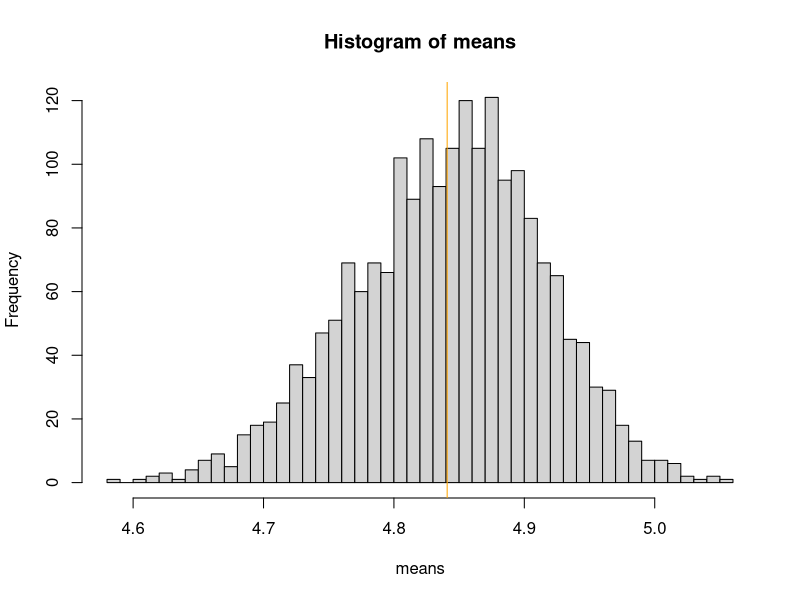
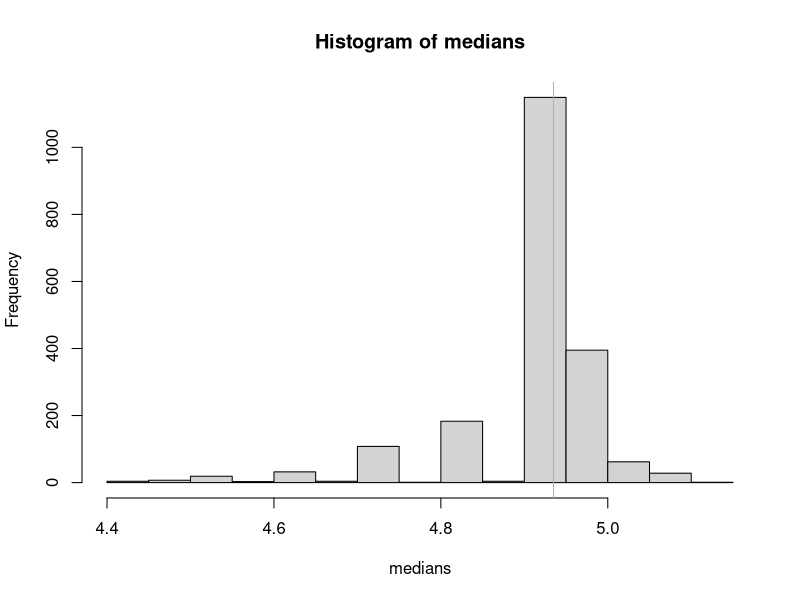

These figures' R source, in order:
## ---- chunk 1
data <- c(4.94, 5.06, 4.53, 5.07, 4.99, 5.16, 4.38, 4.43, 4.93, 4.72, 4.92, 4.96)
n <- length(data)
## ---- chunk 2
original_mean <- mean(data)
original_median <- median(data)
print(paste('Mean:', original_mean))
print(paste('Median:', original_median))
## ---- chunk 3
matrikelnummer <- 12223411
set.seed(matrikelnummer)
n_samples <- 2000
samples <- replicate(2000, sample(data, size=n, replace=TRUE))
means <- numeric(2000)
for(i in 1:2000){
  means[i] <- mean(samples[,i]) 
}
## ---- chunk 4
print(paste('First 20: ', mean(means[1:20])))
print(paste('First 200: ', mean(means[1:200])))
print(paste('First 2000: ', mean(means[1:200])))
## ---- chunk 5
hist(means, breaks = 50)
abline(v=original_mean, col='orange')
## ---- chunk 6
a <- .025
b <- 1-a
print(paste('Conf.  Int. for means (20):', quantile(means[1:20], a), quantile(means[1:20], b)))

print(paste('Conf.  Int. for means (200):', quantile(means[1:200], a), quantile(means[1:200], b)))

print(paste('Conf.  Int. for means (2000):', quantile(means[1:2000], a), quantile(means[1:2000], b)))



true_confidence_interval <- t.test(data, conf.level = 0.95)$conf.int
true_confidence_interval

## ---- chunk 7
set.seed(matrikelnummer)
n_samples <- 2000
samples <- replicate(2000, sample(data, size=n, replace=TRUE))
medians <- numeric(2000)
for(i in 1:2000){
  medians[i] <- median(samples[,i]) 
}
## ---- chunk 8
print(paste('First 20: ', mean(medians[1:20])))
print(paste('First 200: ', mean(medians[1:200])))
print(paste('First 2000: ', mean(medians[1:200])))
## ---- chunk 9
hist(medians)
abline(v=original_median, col='orange')
## ---- chunk 10
a <- .025
b <- 1 - a
print(paste('Conf.  Int. for medians (20):', quantile(medians[1:20], a), quantile(medians[1:20], b)))

print(paste('Conf.  Int. for medians (200):', quantile(medians[1:200], a), quantile(medians[1:200], b)))

print(paste('Conf.  Int. for medians (2000):', quantile(medians[1:2000], a), quantile(medians[1:2000], b)))

## ---- chunk 11
set.seed(1234)
x.clean <- rnorm(n = 1960)
x.cont <- runif(40, min = 4, max = 5)

x <- c(x.clean, x.cont)
set.seed(matrikelnummer)

## ---- chunk 12
table <- data.frame(
  sample=c('X', 'X.clean'),
  Mean=c(mean(x), mean(x.clean)),
  Median=c(median(x), median(x.clean)),
  TrimmedMean=c(mean(x, trim=0.05), mean(x.clean, trim=0.05))
)

knitr::kable(table, caption = "X vs X.clean")
## ---- chunk 13

m <- 2000
samples_x <- replicate(m, sample(x, size=length(x), replace=TRUE))
means_x <- numeric(m)
for (i in 1:m) {means_x[i] <- mean(samples_x[,i])}

samples_x_clean <- replicate(m, sample(x, size=length(x.clean), replace=TRUE))
means_x_clean <- numeric(length(samples_x_clean))
for (i in 1:m) {means_x_clean[i] <- mean(samples_x_clean[,i])}

standard_error_x <- sqrt(1 / (m - 1) * sum((means_x - mean(means_x))^2))

standard_error_x_clean <- sqrt(1 / (m - 1) * sum((means_x_clean - mean(means_x_clean))^2))

a <- 0.05
b <- 1 - a
ci_mean = c(
  quantile(means_x, a), quantile(means_x, b),
  quantile(means_x_clean, a), quantile(means_x_clean, b)
)

medians_x <- numeric(m)
for (i in 1:m) {means_x[i] <- median(samples_x[,i])}
medians_x_clean <- numeric(m)
for (i in 1:m) {means_x_clean[i] <- median(samples_x_clean[,i])}
trimmean_x <- numeric(m)
for (i in 1:m) {trimmean_x[i] <- mean(samples_x[,i], trim=0.05)}
trimmean_x_clean <- numeric(m)
for (i in 1:m) {trimmean_x_clean[i] <- mean(samples_x_clean[,i], trim=0.05)}

ci_median = c(
    quantile(medians_x, a), quantile(medians_x, b),
    quantile(medians_x_clean, a), quantile(medians_x_clean, b))

ci_trimmean = c(
  quantile(trimmean_x, a), quantile(trimmean_x, b),
  quantile(trimmean_x_clean, a), quantile(trimmean_x_clean, b))

table <- data.frame(
  sample=c('X', 'X.clean'),
  StandardError=c(standard_error_x, standard_error_x_clean),
  CIMeanLeft=c(ci_mean[1], ci_mean[3]),
  CIMeanRight=c(ci_mean[2], ci_mean[4]),
  CIMedianLeft=c(ci_median[1], ci_median[3]),
  CIMedianRight=c(ci_median[2], ci_median[4]),
  CITrimMeanLeft=c(ci_trimmean[1], ci_trimmean[3]),
  CITrimMeanRight=c(ci_trimmean[2], ci_trimmean[4])
)

knitr::kable(table, caption = "SE and Confidence intervals for different estimators")

## ---- chunk 14
mean_estimate_x <- mean(x)
mean_estimate_x_clean <- mean(x.clean)
sd_estimate_x <- sd(x)
sd_estimate_x_clean <- sd(x.clean)
trimmean_estimate_x <- mean(x, trim=0.05)
trimmean_estimate_x_clean <- mean(x.clean, trim=0.05)

samples_x <- replicate(m, rnorm(length(x), mean=mean_estimate_x, sd=sd_estimate_x))
means_x <- numeric(m)
for (i in 1:m) {means_x[i] <- mean(samples_x[,i])}


samples_x_clean <- replicate(m, rnorm(length(x.clean), mean=mean_estimate_x_clean, sd=sd_estimate_x_clean))
means_x_clean <- numeric(length(samples_x_clean))
for (i in 1:m) {means_x_clean[i] <- mean(samples_x_clean[,i])}

standard_error_x <- sqrt(1 / (m - 1) * sum((means_x - mean(means_x))^2))

standard_error_x_clean <- sqrt(1 / (m - 1) * sum((means_x_clean - mean(means_x_clean))^2))

a <- 0.05
b <- 1 - a
ci_mean = c(
  quantile(means_x, a), quantile(means_x, b),
  quantile(means_x_clean, a), quantile(means_x_clean, b)
)

medians_x <- numeric(m)
for (i in 1:m) {means_x[i] <- median(samples_x[,i])}
medians_x_clean <- numeric(m)
for (i in 1:m) {means_x_clean[i] <- median(samples_x_clean[,i])}
trimmean_x <- numeric(m)
for (i in 1:m) {trimmean_x[i] <- mean(samples_x[,i], trim=0.05)}
trimmean_x_clean <- numeric(m)
for (i in 1:m) {trimmean_x_clean[i] <- mean(samples_x_clean[,i], trim=0.05)}

ci_median = c(
    quantile(medians_x, a), quantile(medians_x, b),
    quantile(medians_x_clean, a), quantile(medians_x_clean, b))

ci_trimmean = c(
  quantile(trimmean_x, a), quantile(trimmean_x, b),
  quantile(trimmean_x_clean, a), quantile(trimmean_x_clean, b))

bias_mean_x <- mean(means_x) - mean_estimate_x
bias_trim_mean_x <- mean(trimmean_x) - trimmean_estimate_x

bias_mean_x_clean <- mean(means_x_clean) - mean_estimate_x_clean
bias_trim_mean_x_clean <- mean(trimmean_x_clean) - trimmean_estimate_x_clean

table <- data.frame(
  sample=c('X', 'X.clean'),
  BiasMean=c(bias_mean_x, bias_mean_x_clean),
  BiasTrimMean=c(bias_trim_mean_x, bias_trim_mean_x_clean),
  StandardError=c(standard_error_x, standard_error_x_clean)
)

knitr::kable(table, caption = "SE and Bias for the estimates")

table_2 <- data.frame(
  sample=c('X', 'X.clean'),
  CIMeanLeft=c(ci_mean[1], ci_mean[3]),
  CIMeanRight=c(ci_mean[2], ci_mean[4]),
  CIMedianLeft=c(ci_median[1], ci_median[3]),
  CIMedianRight=c(ci_median[2], ci_median[4]),
  CITrimMeanLeft=c(ci_trimmean[1], ci_trimmean[3]),
  CITrimMeanRight=c(ci_trimmean[2], ci_trimmean[4])
)
knitr::kable(table_2, caption = "Confidence intervals for the estimates")

table <- data.frame(
  sample=c('X', 'X.clean'),
  MeanEstimator=c(mean_estimate_x, mean_estimate_x_clean),
  TrimMeanEstimator=c(trimmean_estimate_x, trimmean_estimate_x_clean),
  bias_corrected_mean=c(mean_estimate_x - bias_mean_x, mean_estimate_x_clean - bias_mean_x_clean),
  bias_corrected_trimmean=c(trimmean_estimate_x - bias_trim_mean_x, trimmean_estimate_x_clean - bias_trim_mean_x_clean)
)
names(table) <- c(
  'Sample', 'Mean Est.', 'Trimmed Mean Est.', 'Unbiased Mean Est.', 'Unbiased Trimmed Mean Est.'
)
knitr::kable(table, caption = "Estimators and Bias Corrected Estimators")
